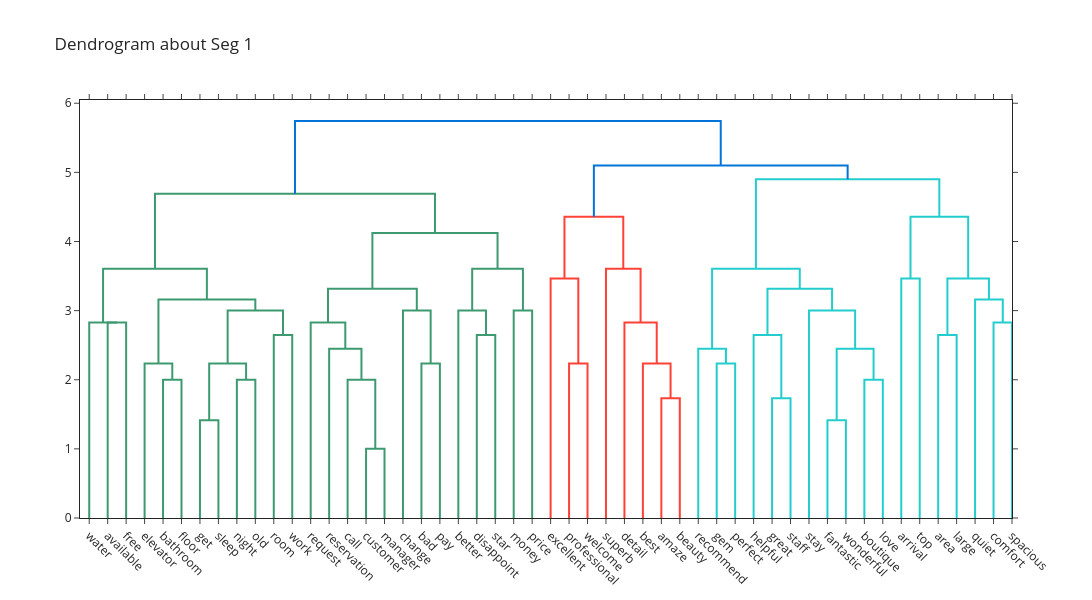

The cell this chart's notebook holds for it:
### Code cell
selector.visualize_topic_seg(1, k = 3, cut = 0.95).update_layout(width=1200, height=600, xaxis_tickangle = 45)

### Figure 1 — Plotly figure (JSON) as saved in the notebook; plotly's stock layout.template omitted (floating-point values rounded to 4 significant figures)
{"data": [{"hoverinfo": "text", "marker": {"color": "rgb(61,153,112)"}, "mode": "lines", "type": "scatter", "x": [15.0, 15.0, 25.0, 25.0], "xaxis": "x", "y": [0.0, 2.828, 2.828, 0.0], "yaxis": "y"}, {"hoverinfo": "text", "marker": {"color": "rgb(61,153,112)"}, "mode": "lines", "type": "scatter", "x": [5.0, 5.0, 20.0, 20.0], "xaxis": "x", "y": [0.0, 2.828, 2.828, 2.828], "yaxis": "y"}, {"hoverinfo": "text", "marker": {"color": "rgb(61,153,112)"}, "mode": "lines", "type": "scatter", "x": [45.0, 45.0, 55.0, 55.0], "xaxis": "x", "y": [0.0, 2.0, 2.0, 0.0], "yaxis": "y"}, {"hoverinfo": "text", "marker": {"color": "rgb(61,153,112)"}, "mode": "lines", "type": "scatter", "x": [35.0, 35.0, 50.0, 50.0], "xaxis": "x", "y": [0.0, 2.236, 2.236, 2.0], "yaxis": "y"}, {"hoverinfo": "text", "marker": {"color": "rgb(61,153,112)"}, "mode": "lines", "type": "scatter", "x": [65.0, 65.0, 75.0, 75.0], "xaxis": "x", "y": [0.0, 1.414, 1.414, 0.0], "yaxis": "y"}, {"hoverinfo": "text", "marker": {"color": "rgb(61,153,112)"}, "mode": "lines", "type": "scatter", "x": [85.0, 85.0, 95.0, 95.0], "xaxis": "x", "y": [0.0, 2.0, 2.0, 0.0], "yaxis": "y"}, {"hoverinfo": "text", "marker": {"color": "rgb(61,153,112)"}, "mode": "lines", "type": "scatter", "x": [70.0, 70.0, 90.0, 90.0], "xaxis": "x", "y": [1.414, 2.236, 2.236, 2.0], "yaxis": "y"}, {"hoverinfo": "text", "marker": {"color": "rgb(61,153,112)"}, "mode": "lines", "type": "scatter", "x": [105.0, 105.0, 115.0, 115.0], "xaxis": "x", "y": [0.0, 2.646, 2.646, 0.0], "yaxis": "y"}, {"hoverinfo": "text", "marker": {"color": "rgb(61,153,112)"}, "mode": "lines", "type": "scatter", "x": [80.0, 80.0, 110.0, 110.0], "xaxis": "x", "y": [2.236, 3.0, 3.0, 2.646], "yaxis": "y"}, {"hoverinfo": "text", "marker": {"color": "rgb(61,153,112)"}, "mode": "lines", "type": "scatter", "x": [42.5, 42.5, 95.0, 95.0], "xaxis": "x", "y": [2.236, 3.162, 3.162, 3.0], "yaxis": "y"}, {"hoverinfo": "text", "marker": {"color": "rgb(61,153,112)"}, "mode": "lines", "type": "scatter", "x": [12.5, 12.5, 68.75, 68.75], "xaxis": "x", "y": [2.828, 3.606, 3.606, 3.162], "yaxis": "y"}, {"hoverinfo": "text", "marker": {"color": "rgb(61,153,112)"}, "mode": "lines", "type": "scatter", "x": [155.0, 155.0, 165.0, 165.0], "xaxis": "x", "y": [0.0, 1.0, 1.0, 0.0], "yaxis": "y"}, {"hoverinfo": "text", "marker": {"color": "rgb(61,153,112)"}, "mode": "lines", "type": "scatter", "x": [145.0, 145.0, 160.0, 160.0], "xaxis": "x", "y": [0.0, 2.0, 2.0, 1.0], "yaxis": "y"}, {"hoverinfo": "text", "marker": {"color": "rgb(61,153,112)"}, "mode": "lines", "type": "scatter", "x": [135.0, 135.0, 152.5, 152.5], "xaxis": "x", "y": [0.0, 2.449, 2.449, 2.0], "yaxis": "y"}, {"hoverinfo": "text", "marker": {"color": "rgb(61,153,112)"}, "mode": "lines", "type": "scatter", "x": [125.0, 125.0, 143.8, 143.8], "xaxis": "x", "y": [0.0, 2.828, 2.828, 2.449], "yaxis": "y"}, {"hoverinfo": "text", "marker": {"color": "rgb(61,153,112)"}, "mode": "lines", "type": "scatter", "x": [185.0, 185.0, 195.0, 195.0], "xaxis": "x", "y": [0.0, 2.236, 2.236, 0.0], "yaxis": "y"}, {"hoverinfo": "text", "marker": {"color": "rgb(61,153,112)"}, "mode": "lines", "type": "scatter", "x": [175.0, 175.0, 190.0, 190.0], "xaxis": "x", "y": [0.0, 3.0, 3.0, 2.236], "yaxis": "y"}, {"hoverinfo": "text", "marker": {"color": "rgb(61,153,112)"}, "mode": "lines", "type": "scatter", "x": [134.4, 134.4, 182.5, 182.5], "xaxis": "x", "y": [2.828, 3.317, 3.317, 3.0], "yaxis": "y"}, {"hoverinfo": "text", "marker": {"color": "rgb(61,153,112)"}, "mode": "lines", "type": "scatter", "x": [215.0, 215.0, 225.0, 225.0], "xaxis": "x", "y": [0.0, 2.646, 2.646, 0.0], "yaxis": "y"}, {"hoverinfo": "text", "marker": {"color": "rgb(61,153,112)"}, "mode": "lines", "type": "scatter", "x": [205.0, 205.0, 220.0, 220.0], "xaxis": "x", "y": [0.0, 3.0, 3.0, 2.646], "yaxis": "y"}, {"hoverinfo": "text", "marker": {"color": "rgb(61,153,112)"}, "mode": "lines", "type": "scatter", "x": [235.0, 235.0, 245.0, 245.0], "xaxis": "x", "y": [0.0, 3.0, 3.0, 0.0], "yaxis": "y"}, {"hoverinfo": "text", "marker": {"color": "rgb(61,153,112)"}, "mode": "lines", "type": "scatter", "x": [212.5, 212.5, 240.0, 240.0], "xaxis": "x", "y": [3.0, 3.606, 3.606, 3.0], "yaxis": "y"}, {"hoverinfo": "text", "marker": {"color": "rgb(61,153,112)"}, "mode": "lines", "type": "scatter", "x": [158.4, 158.4, 226.2, 226.2], "xaxis": "x", "y": [3.317, 4.123, 4.123, 3.606], "yaxis": "y"}, {"hoverinfo": "text", "marker": {"color": "rgb(61,153,112)"}, "mode": "lines", "type": "scatter", "x": [40.62, 40.62, 192.3, 192.3], "xaxis": "x", "y": [3.606, 4.69, 4.69, 4.123], "yaxis": "y"}, {"hoverinfo": "text", "marker": {"color": "rgb(255,65,54)"}, "mode": "lines", "type": "scatter", "x": [265.0, 265.0, 275.0, 275.0], "xaxis": "x", "y": [0.0, 2.236, 2.236, 0.0], "yaxis": "y"}, {"hoverinfo": "text", "marker": {"color": "rgb(255,65,54)"}, "mode": "lines", "type": "scatter", "x": [255.0, 255.0, 270.0, 270.0], "xaxis": "x", "y": [0.0, 3.464, 3.464, 2.236], "yaxis": "y"}, {"hoverinfo": "text", "marker": {"color": "rgb(255,65,54)"}, "mode": "lines", "type": "scatter", "x": [315.0, 315.0, 325.0, 325.0], "xaxis": "x", "y": [0.0, 1.732, 1.732, 0.0], "yaxis": "y"}, {"hoverinfo": "text", "marker": {"color": "rgb(255,65,54)"}, "mode": "lines", "type": "scatter", "x": [305.0, 305.0, 320.0, 320.0], "xaxis": "x", "y": [0.0, 2.236, 2.236, 1.732], "yaxis": "y"}, {"hoverinfo": "text", "marker": {"color": "rgb(255,65,54)"}, "mode": "lines", "type": "scatter", "x": [295.0, 295.0, 312.5, 312.5], "xaxis": "x", "y": [0.0, 2.828, 2.828, 2.236], "yaxis": "y"}, {"hoverinfo": "text", "marker": {"color": "rgb(255,65,54)"}, "mode": "lines", "type": "scatter", "x": [285.0, 285.0, 303.8, 303.8], "xaxis": "x", "y": [0.0, 3.606, 3.606, 2.828], "yaxis": "y"}, {"hoverinfo": "text", "marker": {"color": "rgb(255,65,54)"}, "mode": "lines", "type": "scatter", "x": [262.5, 262.5, 294.4, 294.4], "xaxis": "x", "y": [3.464, 4.359, 4.359, 3.606], "yaxis": "y"}, {"hoverinfo": "text", "marker": {"color": "rgb(35,205,205)"}, "mode": "lines", "type": "scatter", "x": [345.0, 345.0, 355.0, 355.0], "xaxis": "x", "y": [0.0, 2.236, 2.236, 0.0], "yaxis": "y"}, {"hoverinfo": "text", "marker": {"color": "rgb(35,205,205)"}, "mode": "lines", "type": "scatter", "x": [335.0, 335.0, 350.0, 350.0], "xaxis": "x", "y": [0.0, 2.449, 2.449, 2.236], "yaxis": "y"}, {"hoverinfo": "text", "marker": {"color": "rgb(35,205,205)"}, "mode": "lines", "type": "scatter", "x": [375.0, 375.0, 385.0, 385.0], "xaxis": "x", "y": [0.0, 1.732, 1.732, 0.0], "yaxis": "y"}, {"hoverinfo": "text", "marker": {"color": "rgb(35,205,205)"}, "mode": "lines", "type": "scatter", "x": [365.0, 365.0, 380.0, 380.0], "xaxis": "x", "y": [0.0, 2.646, 2.646, 1.732], "yaxis": "y"}, {"hoverinfo": "text", "marker": {"color": "rgb(35,205,205)"}, "mode": "lines", "type": "scatter", "x": [405.0, 405.0, 415.0, 415.0], "xaxis": "x", "y": [0.0, 1.414, 1.414, 0.0], "yaxis": "y"}, {"hoverinfo": "text", "marker": {"color": "rgb(35,205,205)"}, "mode": "lines", "type": "scatter", "x": [425.0, 425.0, 435.0, 435.0], "xaxis": "x", "y": [0.0, 2.0, 2.0, 0.0], "yaxis": "y"}, {"hoverinfo": "text", "marker": {"color": "rgb(35,205,205)"}, "mode": "lines", "type": "scatter", "x": [410.0, 410.0, 430.0, 430.0], "xaxis": "x", "y": [1.414, 2.449, 2.449, 2.0], "yaxis": "y"}, {"hoverinfo": "text", "marker": {"color": "rgb(35,205,205)"}, "mode": "lines", "type": "scatter", "x": [395.0, 395.0, 420.0, 420.0], "xaxis": "x", "y": [0.0, 3.0, 3.0, 2.449], "yaxis": "y"}, {"hoverinfo": "text", "marker": {"color": "rgb(35,205,205)"}, "mode": "lines", "type": "scatter", "x": [372.5, 372.5, 407.5, 407.5], "xaxis": "x", "y": [2.646, 3.317, 3.317, 3.0], "yaxis": "y"}, {"hoverinfo": "text", "marker": {"color": "rgb(35,205,205)"}, "mode": "lines", "type": "scatter", "x": [342.5, 342.5, 390.0, 390.0], "xaxis": "x", "y": [2.449, 3.606, 3.606, 3.317], "yaxis": "y"}, {"hoverinfo": "text", "marker": {"color": "rgb(35,205,205)"}, "mode": "lines", "type": "scatter", "x": [445.0, 445.0, 455.0, 455.0], "xaxis": "x", "y": [0.0, 3.464, 3.464, 0.0], "yaxis": "y"}, {"hoverinfo": "text", "marker": {"color": "rgb(35,205,205)"}, "mode": "lines", "type": "scatter", "x": [465.0, 465.0, 475.0, 475.0], "xaxis": "x", "y": [0.0, 2.646, 2.646, 0.0], "yaxis": "y"}, {"hoverinfo": "text", "marker": {"color": "rgb(35,205,205)"}, "mode": "lines", "type": "scatter", "x": [495.0, 495.0, 505.0, 505.0], "xaxis": "x", "y": [0.0, 2.828, 2.828, 0.0], "yaxis": "y"}, {"hoverinfo": "text", "marker": {"color": "rgb(35,205,205)"}, "mode": "lines", "type": "scatter", "x": [485.0, 485.0, 500.0, 500.0], "xaxis": "x", "y": [0.0, 3.162, 3.162, 2.828], "yaxis": "y"}, {"hoverinfo": "text", "marker": {"color": "rgb(35,205,205)"}, "mode": "lines", "type": "scatter", "x": [470.0, 470.0, 492.5, 492.5], "xaxis": "x", "y": [2.646, 3.464, 3.464, 3.162], "yaxis": "y"}, {"hoverinfo": "text", "marker": {"color": "rgb(35,205,205)"}, "mode": "lines", "type": "scatter", "x": [450.0, 450.0, 481.2, 481.2], "xaxis": "x", "y": [3.464, 4.359, 4.359, 3.464], "yaxis": "y"}, {"hoverinfo": "text", "marker": {"color": "rgb(35,205,205)"}, "mode": "lines", "type": "scatter", "x": [366.2, 366.2, 465.6, 465.6], "xaxis": "x", "y": [3.606, 4.899, 4.899, 4.359], "yaxis": "y"}, {"hoverinfo": "text", "marker": {"color": "rgb(0,116,217)"}, "mode": "lines", "type": "scatter", "x": [278.4, 278.4, 415.9, 415.9], "xaxis": "x", "y": [4.359, 5.099, 5.099, 4.899], "yaxis": "y"}, {"hoverinfo": "text", "marker": {"color": "rgb(0,116,217)"}, "mode": "lines", "type": "scatter", "x": [116.5, 116.5, 347.2, 347.2], "xaxis": "x", "y": [4.69, 5.745, 5.745, 5.099], "yaxis": "y"}], "layout": {"autosize": false, "height": 600, "hovermode": "closest", "showlegend": false, "title": {"text": "Dendrogram about Seg 1"}, "width": 1200, "xaxis": {"mirror": "allticks", "rangemode": "tozero", "showgrid": false, "showline": true, "showticklabels": true, "tickangle": 45, "tickmode": "array", "ticks": "outside", "ticktext": ["water", "available", "free", "elevator", "bathroom", "floor", "get", "sleep", "night", "old", "room", "work", "request", "reservation", "call", "customer", "manager", "change", "bad", "pay", "better", "disappoint", "star", "money", "price", "excellent", "professional", "welcome", "superb", "detail", "best", "amaze", "beauty", "recommend", "gem", "perfect", "helpful", "great", "staff", "stay", "fantastic", "wonderful", "boutique", "love", "arrival", "top", "area", "large", "quiet", "comfort", "spacious"], "tickvals": [5, 15, 25, 35, 45, 55, 65, 75, 85, 95, 105, 115, 125, 135, 145, 155, 165, 175, 185, 195, 205, 215, 225, 235, 245, 255, 265, 275, 285, 295, 305, 315, 325, 335, 345, 355, 365, 375, 385, 395, 405, 415, 425, 435, 445, 455, 465, 475, 485, 495, 505], "type": "linear", "zeroline": false}, "yaxis": {"mirror": "allticks", "rangemode": "tozero", "showgrid": false, "showline": true, "showticklabels": true, "ticks": "outside", "type": "linear", "zeroline": false}}}
